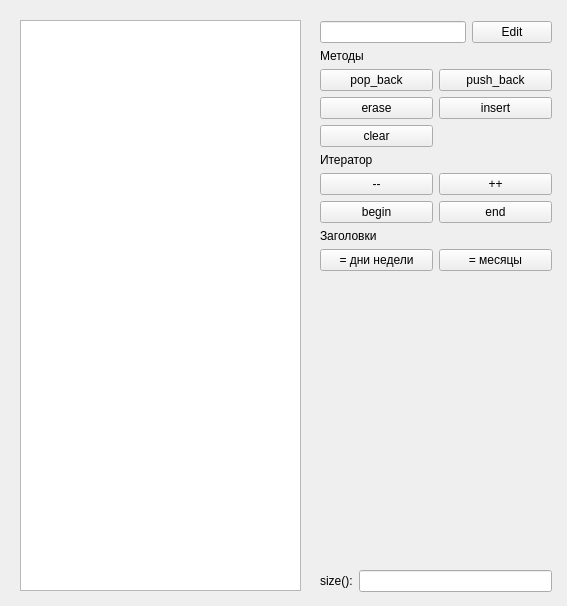
<?xml version="1.0" encoding="UTF-8"?>
<ui version="4.0">
 <class>MainWindow</class>
 <widget class="QMainWindow" name="MainWindow">
  <property name="geometry">
   <rect>
    <x>0</x>
    <y>0</y>
    <width>567</width>
    <height>606</height>
   </rect>
  </property>
  <property name="windowTitle">
   <string>std::vector demo</string>
  </property>
  <widget class="QWidget" name="centralwidget">
   <widget class="QWidget" name="layoutWidget">
    <property name="geometry">
     <rect>
      <x>320</x>
      <y>21</y>
      <width>232</width>
      <height>571</height>
     </rect>
    </property>
    <layout class="QGridLayout" name="gridLayout_3">
     <item row="2" column="1">
      <widget class="QLineEdit" name="txt_size"/>
     </item>
     <item row="0" column="0" colspan="2">
      <layout class="QGridLayout" name="gridLayout_2">
       <item row="0" column="1">
        <widget class="QPushButton" name="Button_Edit">
         <property name="text">
          <string>Edit</string>
         </property>
        </widget>
       </item>
       <item row="0" column="0">
        <widget class="QLineEdit" name="txt_elem_content"/>
       </item>
       <item row="1" column="0" colspan="2">
        <layout class="QGridLayout" name="gridLayout">
         <item row="0" column="0">
          <widget class="QLabel" name="label">
           <property name="text">
            <string>Методы</string>
           </property>
          </widget>
         </item>
         <item row="1" column="0">
          <widget class="QPushButton" name="pop_back">
           <property name="text">
            <string>pop_back</string>
           </property>
          </widget>
         </item>
         <item row="1" column="1">
          <widget class="QPushButton" name="push_back">
           <property name="text">
            <string>push_back</string>
           </property>
          </widget>
         </item>
         <item row="2" column="0">
          <widget class="QPushButton" name="erase">
           <property name="text">
            <string>erase</string>
           </property>
          </widget>
         </item>
         <item row="2" column="1">
          <widget class="QPushButton" name="insert">
           <property name="text">
            <string>insert</string>
           </property>
          </widget>
         </item>
         <item row="3" column="0">
          <widget class="QPushButton" name="clear">
           <property name="text">
            <string>clear</string>
           </property>
          </widget>
         </item>
         <item row="4" column="0">
          <widget class="QLabel" name="label_4">
           <property name="text">
            <string>Итератор</string>
           </property>
          </widget>
         </item>
         <item row="5" column="0">
          <widget class="QPushButton" name="minus_minus">
           <property name="text">
            <string>--</string>
           </property>
          </widget>
         </item>
         <item row="5" column="1">
          <widget class="QPushButton" name="plus_plus">
           <property name="text">
            <string>++</string>
           </property>
          </widget>
         </item>
         <item row="6" column="0">
          <widget class="QPushButton" name="begin">
           <property name="text">
            <string>begin</string>
           </property>
          </widget>
         </item>
         <item row="6" column="1">
          <widget class="QPushButton" name="end">
           <property name="text">
            <string>end</string>
           </property>
          </widget>
         </item>
         <item row="7" column="0">
          <widget class="QLabel" name="label_2">
           <property name="text">
            <string>Заголовки</string>
           </property>
          </widget>
         </item>
         <item row="8" column="0">
          <widget class="QPushButton" name="days">
           <property name="text">
            <string>= дни недели</string>
           </property>
          </widget>
         </item>
         <item row="8" column="1">
          <widget class="QPushButton" name="month">
           <property name="text">
            <string>= месяцы</string>
           </property>
          </widget>
         </item>
        </layout>
       </item>
      </layout>
     </item>
     <item row="2" column="0">
      <widget class="QLabel" name="label_3">
       <property name="text">
        <string>size():</string>
       </property>
      </widget>
     </item>
     <item row="1" column="0" colspan="2">
      <spacer name="verticalSpacer">
       <property name="orientation">
        <enum>Qt::Orientation::Vertical</enum>
       </property>
       <property name="sizeHint" stdset="0">
        <size>
         <width>20</width>
         <height>40</height>
        </size>
       </property>
      </spacer>
     </item>
    </layout>
   </widget>
   <widget class="QListWidget" name="list_widget">
    <property name="geometry">
     <rect>
      <x>20</x>
      <y>20</y>
      <width>281</width>
      <height>571</height>
     </rect>
    </property>
   </widget>
  </widget>
 </widget>
 <resources/>
 <connections/>
</ui>
